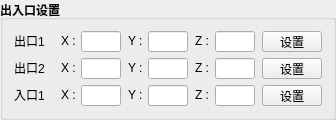
      <widget class="QGroupBox" name="inout">
       <property name="minimumSize">
        <size>
         <width>0</width>
         <height>120</height>
        </size>
       </property>
       <property name="maximumSize">
        <size>
         <width>16777215</width>
         <height>120</height>
        </size>
       </property>
       <property name="font">
        <font>
         <bold>true</bold>
        </font>
       </property>
       <property name="title">
        <string>出入口设置</string>
       </property>
       <layout class="QHBoxLayout" name="horizontalLayout_25">
        <item>
         <layout class="QVBoxLayout" name="verticalLayout_12">
          <property name="leftMargin">
           <number>0</number>
          </property>
          <item>
           <layout class="QHBoxLayout" name="horizontalLayout_23">
            <property name="spacing">
             <number>0</number>
            </property>
            <property name="leftMargin">
             <number>0</number>
            </property>
            <item>
             <widget class="QLabel" name="label_64">
              <property name="minimumSize">
               <size>
                <width>40</width>
                <height>0</height>
               </size>
              </property>
              <property name="maximumSize">
               <size>
                <width>40</width>
                <height>16</height>
               </size>
              </property>
              <property name="font">
               <font>
                <pointsize>9</pointsize>
                <bold>false</bold>
               </font>
              </property>
              <property name="text">
               <string>出口1</string>
              </property>
             </widget>
            </item>
            <item>
             <widget class="QLabel" name="label_65">
              <property name="minimumSize">
               <size>
                <width>5</width>
                <height>16</height>
               </size>
              </property>
              <property name="maximumSize">
               <size>
                <width>30000</width>
                <height>16</height>
               </size>
              </property>
              <property name="font">
               <font>
                <pointsize>9</pointsize>
                <bold>false</bold>
               </font>
              </property>
              <property name="text">
               <string/>
              </property>
             </widget>
            </item>
            <item>
             <widget class="QLabel" name="label_66">
              <property name="minimumSize">
               <size>
                <width>20</width>
                <height>16</height>
               </size>
              </property>
              <property name="maximumSize">
               <size>
                <width>20</width>
                <height>16</height>
               </size>
              </property>
              <property name="font">
               <font>
                <pointsize>9</pointsize>
                <bold>false</bold>
               </font>
              </property>
              <property name="text">
               <string>X : </string>
              </property>
             </widget>
            </item>
            <item>
             <widget class="QLineEdit" name="inoutLayer1_x_2">
              <property name="minimumSize">
               <size>
                <width>40</width>
                <height>21</height>
               </size>
              </property>
              <property name="maximumSize">
               <size>
                <width>40</width>
                <height>21</height>
               </size>
              </property>
              <property name="font">
               <font>
                <pointsize>9</pointsize>
                <bold>false</bold>
               </font>
              </property>
             </widget>
            </item>
            <item>
             <widget class="QLabel" name="label_67">
              <property name="minimumSize">
               <size>
                <width>5</width>
                <height>16</height>
               </size>
              </property>
              <property name="maximumSize">
               <size>
                <width>30000</width>
                <height>16</height>
               </size>
              </property>
              <property name="font">
               <font>
                <pointsize>9</pointsize>
                <bold>false</bold>
               </font>
              </property>
              <property name="text">
               <string/>
              </property>
             </widget>
            </item>
            <item>
             <widget class="QLabel" name="label_68">
              <property name="minimumSize">
               <size>
                <width>20</width>
                <height>16</height>
               </size>
              </property>
              <property name="maximumSize">
               <size>
                <width>20</width>
                <height>16</height>
               </size>
              </property>
              <property name="font">
               <font>
                <pointsize>9</pointsize>
                <bold>false</bold>
               </font>
              </property>
              <property name="text">
               <string>Y : </string>
              </property>
             </widget>
            </item>
            <item>
             <widget class="QLineEdit" name="inoutLayer1_y_2">
              <property name="minimumSize">
               <size>
                <width>40</width>
                <height>21</height>
               </size>
              </property>
              <property name="maximumSize">
               <size>
                <width>40</width>
                <height>21</height>
               </size>
              </property>
              <property name="font">
               <font>
                <pointsize>9</pointsize>
                <bold>false</bold>
               </font>
              </property>
             </widget>
            </item>
            <item>
             <widget class="QLabel" name="label_69">
              <property name="minimumSize">
               <size>
                <width>5</width>
                <height>16</height>
               </size>
              </property>
              <property name="maximumSize">
               <size>
                <width>30000</width>
                <height>16</height>
               </size>
              </property>
              <property name="font">
               <font>
                <pointsize>9</pointsize>
                <bold>false</bold>
               </font>
              </property>
              <property name="text">
               <string/>
              </property>
             </widget>
            </item>
            <item>
             <widget class="QLabel" name="label_70">
              <property name="minimumSize">
               <size>
                <width>20</width>
                <height>16</height>
               </size>
              </property>
              <property name="maximumSize">
               <size>
                <width>20</width>
                <height>16</height>
               </size>
              </property>
              <property name="font">
               <font>
                <pointsize>9</pointsize>
                <bold>false</bold>
               </font>
              </property>
              <property name="text">
               <string>Z : </string>
              </property>
             </widget>
            </item>
            <item>
             <widget class="QLineEdit" name="inoutLayer1_z_2">
              <property name="minimumSize">
               <size>
                <width>40</width>
                <height>21</height>
               </size>
              </property>
              <property name="maximumSize">
               <size>
                <width>40</width>
                <height>21</height>
               </size>
              </property>
              <property name="font">
               <font>
                <pointsize>9</pointsize>
                <bold>false</bold>
               </font>
              </property>
             </widget>
            </item>
            <item>
             <widget class="QLabel" name="label_71">
              <property name="minimumSize">
               <size>
                <width>5</width>
                <height>16</height>
               </size>
              </property>
              <property name="maximumSize">
               <size>
                <width>30000</width>
                <height>16</height>
               </size>
              </property>
              <property name="font">
               <font>
                <pointsize>9</pointsize>
                <bold>false</bold>
               </font>
              </property>
              <property name="text">
               <string/>
              </property>
             </widget>
            </item>
            <item>
             <widget class="QPushButton" name="inout_btn_set_2">
              <property name="minimumSize">
               <size>
                <width>60</width>
                <height>0</height>
               </size>
              </property>
              <property name="maximumSize">
               <size>
                <width>60</width>
                <height>300</height>
               </size>
              </property>
              <property name="font">
               <font>
                <pointsize>9</pointsize>
                <bold>false</bold>
               </font>
              </property>
              <property name="layoutDirection">
               <enum>Qt::RightToLeft</enum>
              </property>
              <property name="text">
               <string>设置</string>
              </property>
             </widget>
            </item>
           </layout>
          </item>
          <item>
           <layout class="QHBoxLayout" name="horizontalLayout_24">
            <property name="spacing">
             <number>0</number>
            </property>
            <property name="leftMargin">
             <number>0</number>
            </property>
            <item>
             <widget class="QLabel" name="label_72">
              <property name="minimumSize">
               <size>
                <width>40</width>
                <height>0</height>
               </size>
              </property>
              <property name="maximumSize">
               <size>
                <width>40</width>
                <height>16</height>
               </size>
              </property>
              <property name="font">
               <font>
                <pointsize>9</pointsize>
                <bold>false</bold>
               </font>
              </property>
              <property name="text">
               <string>出口2</string>
              </property>
             </widget>
            </item>
            <item>
             <widget class="QLabel" name="label_73">
              <property name="minimumSize">
               <size>
                <width>5</width>
                <height>16</height>
               </size>
              </property>
              <property name="maximumSize">
               <size>
                <width>30000</width>
                <height>16</height>
               </size>
              </property>
              <property name="font">
               <font>
                <pointsize>9</pointsize>
                <bold>false</bold>
               </font>
              </property>
              <property name="text">
               <string/>
              </property>
             </widget>
            </item>
            <item>
             <widget class="QLabel" name="label_74">
              <property name="minimumSize">
               <size>
                <width>20</width>
                <height>16</height>
               </size>
              </property>
              <property name="maximumSize">
               <size>
                <width>20</width>
                <height>16</height>
               </size>
              </property>
              <property name="font">
               <font>
                <pointsize>9</pointsize>
                <bold>false</bold>
               </font>
              </property>
              <property name="text">
               <string>X : </string>
              </property>
             </widget>
            </item>
            <item>
             <widget class="QLineEdit" name="inoutLayer1_x_3">
              <property name="minimumSize">
               <size>
                <width>40</width>
                <height>21</height>
               </size>
              </property>
              <property name="maximumSize">
               <size>
                <width>40</width>
                <height>21</height>
               </size>
              </property>
              <property name="font">
               <font>
                <pointsize>9</pointsize>
                <bold>false</bold>
               </font>
              </property>
             </widget>
            </item>
            <item>
             <widget class="QLabel" name="label_75">
              <property name="minimumSize">
               <size>
                <width>5</width>
                <height>16</height>
               </size>
              </property>
              <property name="maximumSize">
               <size>
                <width>30000</width>
                <height>16</height>
               </size>
              </property>
              <property name="font">
               <font>
                <pointsize>9</pointsize>
                <bold>false</bold>
               </font>
              </property>
              <property name="text">
               <string/>
              </property>
             </widget>
            </item>
            <item>
             <widget class="QLabel" name="label_76">
              <property name="minimumSize">
               <size>
                <width>20</width>
                <height>16</height>
               </size>
              </property>
              <property name="maximumSize">
               <size>
                <width>20</width>
                <height>16</height>
               </size>
              </property>
              <property name="font">
               <font>
                <pointsize>9</pointsize>
                <bold>false</bold>
               </font>
              </property>
              <property name="text">
               <string>Y : </string>
              </property>
             </widget>
            </item>
            <item>
             <widget class="QLineEdit" name="inoutLayer1_y_3">
              <property name="minimumSize">
               <size>
                <width>40</width>
                <height>21</height>
               </size>
              </property>
              <property name="maximumSize">
               <size>
                <width>40</width>
                <height>21</height>
               </size>
              </property>
              <property name="font">
               <font>
                <pointsize>9</pointsize>
                <bold>false</bold>
               </font>
              </property>
             </widget>
            </item>
            <item>
             <widget class="QLabel" name="label_77">
              <property name="minimumSize">
               <size>
                <width>5</width>
                <height>16</height>
               </size>
              </property>
              <property name="maximumSize">
               <size>
                <width>30000</width>
                <height>16</height>
               </size>
              </property>
              <property name="font">
               <font>
                <pointsize>9</pointsize>
                <bold>false</bold>
               </font>
              </property>
              <property name="text">
               <string/>
              </property>
             </widget>
            </item>
            <item>
             <widget class="QLabel" name="label_78">
              <property name="minimumSize">
               <size>
                <width>20</width>
                <height>16</height>
               </size>
              </property>
              <property name="maximumSize">
               <size>
                <width>20</width>
                <height>16</height>
               </size>
              </property>
              <property name="font">
               <font>
                <pointsize>9</pointsize>
                <bold>false</bold>
               </font>
              </property>
              <property name="text">
               <string>Z : </string>
              </property>
             </widget>
            </item>
            <item>
             <widget class="QLineEdit" name="inoutLayer1_z_3">
              <property name="minimumSize">
               <size>
                <width>40</width>
                <height>21</height>
               </size>
              </property>
              <property name="maximumSize">
               <size>
                <width>40</width>
                <height>21</height>
               </size>
              </property>
              <property name="font">
               <font>
                <pointsize>9</pointsize>
                <bold>false</bold>
               </font>
              </property>
             </widget>
            </item>
            <item>
             <widget class="QLabel" name="label_79">
              <property name="minimumSize">
               <size>
                <width>5</width>
                <height>16</height>
               </size>
              </property>
              <property name="maximumSize">
               <size>
                <width>30000</width>
                <height>16</height>
               </size>
              </property>
              <property name="font">
               <font>
                <pointsize>9</pointsize>
                <bold>false</bold>
               </font>
              </property>
              <property name="text">
               <string/>
              </property>
             </widget>
            </item>
            <item>
             <widget class="QPushButton" name="inout_btn_set_3">
              <property name="minimumSize">
               <size>
                <width>60</width>
                <height>0</height>
               </size>
              </property>
              <property name="maximumSize">
               <size>
                <width>60</width>
                <height>300</height>
               </size>
              </property>
              <property name="font">
               <font>
                <pointsize>9</pointsize>
                <bold>false</bold>
               </font>
              </property>
              <property name="layoutDirection">
               <enum>Qt::RightToLeft</enum>
              </property>
              <property name="text">
               <string>设置</string>
              </property>
             </widget>
            </item>
           </layout>
          </item>
          <item>
           <layout class="QHBoxLayout" name="horizontalLayout_22">
            <property name="spacing">
             <number>0</number>
            </property>
            <property name="leftMargin">
             <number>0</number>
            </property>
            <item>
             <widget class="QLabel" name="label_52">
              <property name="minimumSize">
               <size>
                <width>40</width>
                <height>0</height>
               </size>
              </property>
              <property name="maximumSize">
               <size>
                <width>40</width>
                <height>16</height>
               </size>
              </property>
              <property name="font">
               <font>
                <pointsize>9</pointsize>
                <bold>false</bold>
               </font>
              </property>
              <property name="text">
               <string>入口1</string>
              </property>
             </widget>
            </item>
            <item>
             <widget class="QLabel" name="label_55">
              <property name="minimumSize">
               <size>
                <width>5</width>
                <height>16</height>
               </size>
              </property>
              <property name="maximumSize">
               <size>
                <width>30000</width>
                <height>16</height>
               </size>
              </property>
              <property name="font">
               <font>
                <pointsize>9</pointsize>
                <bold>false</bold>
               </font>
              </property>
              <property name="text">
               <string/>
              </property>
             </widget>
            </item>
            <item>
             <widget class="QLabel" name="label_58">
              <property name="minimumSize">
               <size>
                <width>20</width>
                <height>16</height>
               </size>
              </property>
              <property name="maximumSize">
               <size>
                <width>20</width>
                <height>16</height>
               </size>
              </property>
              <property name="font">
               <font>
                <pointsize>9</pointsize>
                <bold>false</bold>
               </font>
              </property>
              <property name="text">
               <string>X : </string>
              </property>
             </widget>
            </item>
            <item>
             <widget class="QLineEdit" name="inoutLayer1_x">
              <property name="minimumSize">
               <size>
                <width>40</width>
                <height>21</height>
               </size>
              </property>
              <property name="maximumSize">
               <size>
                <width>40</width>
                <height>21</height>
               </size>
              </property>
              <property name="font">
               <font>
                <pointsize>9</pointsize>
                <bold>false</bold>
               </font>
              </property>
             </widget>
            </item>
            <item>
             <widget class="QLabel" name="label_59">
              <property name="minimumSize">
               <size>
                <width>5</width>
                <height>16</height>
               </size>
              </property>
              <property name="maximumSize">
               <size>
                <width>30000</width>
                <height>16</height>
               </size>
              </property>
              <property name="font">
               <font>
                <pointsize>9</pointsize>
                <bold>false</bold>
               </font>
              </property>
              <property name="text">
               <string/>
              </property>
             </widget>
            </item>
            <item>
             <widget class="QLabel" name="label_60">
              <property name="minimumSize">
               <size>
                <width>20</width>
                <height>16</height>
               </size>
              </property>
              <property name="maximumSize">
               <size>
                <width>20</width>
                <height>16</height>
               </size>
              </property>
              <property name="font">
               <font>
                <pointsize>9</pointsize>
                <bold>false</bold>
               </font>
              </property>
              <property name="text">
               <string>Y : </string>
              </property>
             </widget>
            </item>
            <item>
             <widget class="QLineEdit" name="inoutLayer1_y">
              <property name="minimumSize">
               <size>
                <width>40</width>
                <height>21</height>
               </size>
              </property>
              <property name="maximumSize">
               <size>
                <width>40</width>
                <height>21</height>
               </size>
              </property>
              <property name="font">
               <font>
                <pointsize>9</pointsize>
                <bold>false</bold>
               </font>
              </property>
             </widget>
            </item>
            <item>
             <widget class="QLabel" name="label_61">
              <property name="minimumSize">
               <size>
                <width>5</width>
                <height>16</height>
               </size>
              </property>
              <property name="maximumSize">
               <size>
                <width>30000</width>
                <height>16</height>
               </size>
              </property>
              <property name="font">
               <font>
                <pointsize>9</pointsize>
                <bold>false</bold>
               </font>
              </property>
              <property name="text">
               <string/>
              </property>
             </widget>
            </item>
            <item>
             <widget class="QLabel" name="label_62">
              <property name="minimumSize">
               <size>
                <width>20</width>
                <height>16</height>
               </size>
              </property>
              <property name="maximumSize">
               <size>
                <width>20</width>
                <height>16</height>
               </size>
              </property>
              <property name="font">
               <font>
                <pointsize>9</pointsize>
                <bold>false</bold>
               </font>
              </property>
              <property name="text">
               <string>Z : </string>
              </property>
             </widget>
            </item>
            <item>
             <widget class="QLineEdit" name="inoutLayer1_z">
              <property name="minimumSize">
               <size>
                <width>40</width>
                <height>21</height>
               </size>
              </property>
              <property name="maximumSize">
               <size>
                <width>40</width>
                <height>21</height>
               </size>
              </property>
              <property name="font">
               <font>
                <pointsize>9</pointsize>
                <bold>false</bold>
               </font>
              </property>
             </widget>
            </item>
            <item>
             <widget class="QLabel" name="label_63">
              <property name="minimumSize">
               <size>
                <width>5</width>
                <height>16</height>
               </size>
              </property>
              <property name="maximumSize">
               <size>
                <width>30000</width>
                <height>16</height>
               </size>
              </property>
              <property name="font">
               <font>
                <pointsize>9</pointsize>
                <bold>false</bold>
               </font>
              </property>
              <property name="text">
               <string/>
              </property>
             </widget>
            </item>
            <item>
             <widget class="QPushButton" name="inout_btn_set">
              <property name="minimumSize">
               <size>
                <width>60</width>
                <height>0</height>
               </size>
              </property>
              <property name="maximumSize">
               <size>
                <width>60</width>
                <height>300</height>
               </size>
              </property>
              <property name="font">
               <font>
                <pointsize>9</pointsize>
                <bold>false</bold>
               </font>
              </property>
              <property name="layoutDirection">
               <enum>Qt::RightToLeft</enum>
              </property>
              <property name="text">
               <string>设置</string>
              </property>
             </widget>
            </item>
           </layout>
          </item>
         </layout>
        </item>
       </layout>
      </widget>
